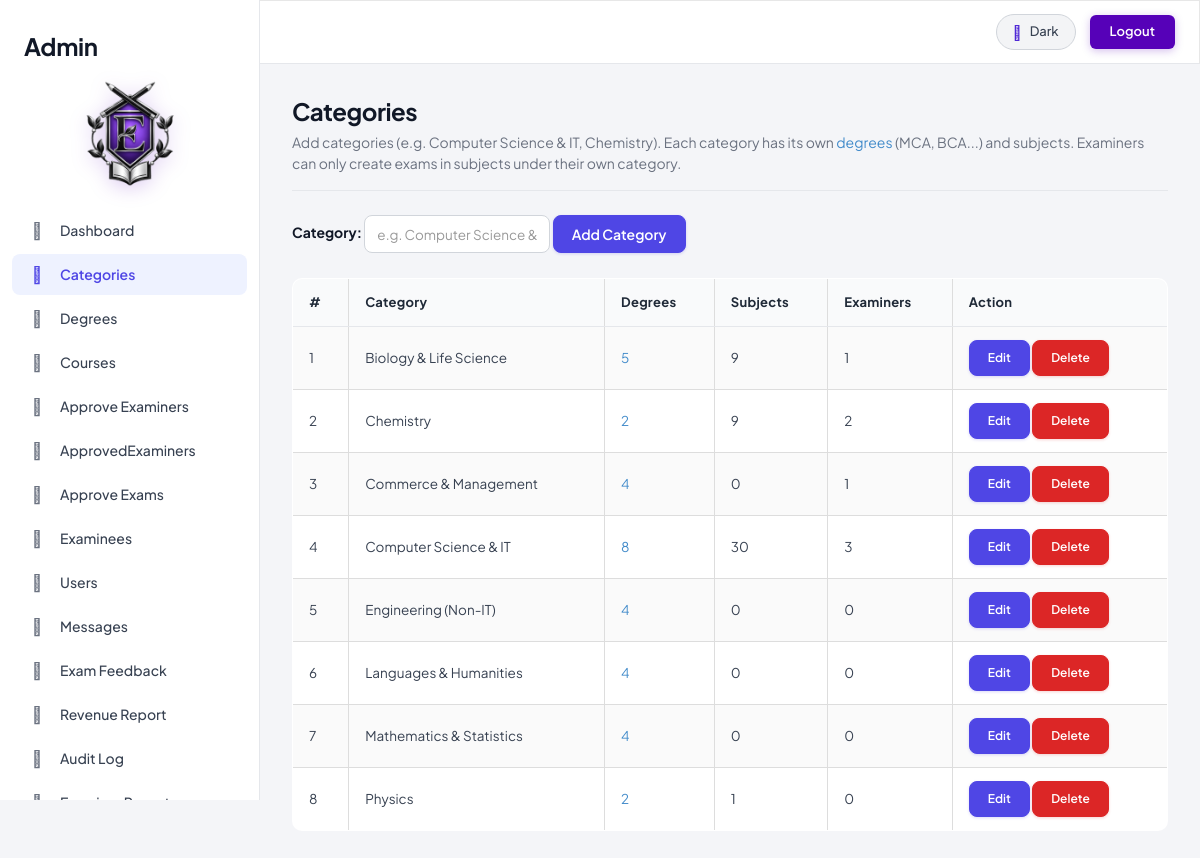
The app's page /admin/category.php (signed in) with its own data.
### tables this page shows
CREATE TABLE IF NOT EXISTS `categories` (
  `id` int NOT NULL AUTO_INCREMENT,
  `name` varchar(100) NOT NULL,
  PRIMARY KEY (`id`),
  UNIQUE KEY `name` (`name`)
);

### classes/DataAccess.class.php (called while the page is built, shortened)
<?php
class DataAccess
{
	private $_con,$_query,$_errors;
	public function __construct()
	{
		if(!$this->_con=mysqli_connect(DB_HOST,DB_USER,DB_PASSWORD,DB_NAME))
		{
			die("connection Error");
		}
	}
	public function query($query)
	{
		if(isset($query))
		{
			$trimmed = trim($query);
			$words = explode(' ', $trimmed);
			$first_word = strtolower($words[0]);
			$this->_query = $query;
			$res = mysqli_query($this->_con, $this->_query);
			if($first_word == 'select' || $first_word == 'show' || $first_word == 'describe')
			{
				if($res && is_object($res) && mysqli_num_rows($res))
				{
					$dataArr = array();
					while($row = mysqli_fetch_assoc($res))
					{
						$dataArr[] = $row;
					}
					return $dataArr;
				}
				else
				{
					return false;
				}
			}
			else
			{
				return (bool)$res;
			}
		}
		return false;
	}
}
?>

### admin/auth.php (called while the page is built, shortened)
<?php
if (!function_exists('h')) {
    function h($value)
    {
        return htmlspecialchars((string)$value, ENT_QUOTES, 'UTF-8');
    }
}

### admin/category.php (the view, shortened to what this page needs)
<?php
require('auth.php');
$dao = new DataAccess();
$categories = $dao->query(
    "SELECT c.id, c.name,
            (SELECT COUNT(*) FROM course_categories cc WHERE cc.category_id = c.id) AS subject_count,
            (SELECT COUNT(*) FROM degrees dg WHERE dg.category_id = c.id) AS degree_count,
            (SELECT COUNT(*) FROM examiners ex WHERE ex.category_id = c.id) AS examiner_count
     FROM categories c
     ORDER BY c.name"
);
include("header.php");
?>
<h2>Categories</h2>
<p class="text-muted">Add categories (e.g. Computer Science &amp; IT, Chemistry). Each category has its own <a href="degree.php">degrees</a> (MCA, BCA...) and subjects. Examiners can only create exams in subjects under their own category.</p>
<hr>
<form action="" method="POST" class="form-inline" style="margin-bottom:25px;">
    <div class="form-group">
        <label>Category:</label>
        <input type="text" name="category_name" class="form-control" maxlength="80" required placeholder="e.g. Computer Science &amp; IT">
    </div>
    <button type="submit" name="btn_add_category" class="btn btn-primary">Add Category</button>
</form>
<table class="table table-bordered table-striped">
    <thead>
        <tr><th>#</th><th>Category</th><th>Degrees</th><th>Subjects</th><th>Examiners</th><th>Action</th></tr>
    </thead>
    <tbody>
    <?php if (!empty($categories)) { $i = 1; foreach ($categories as $d) { ?>
        <tr>
            <td><?= $i++; ?></td>
            <td><?= h($d['name']); ?></td>
            <td><a href="degree.php?cat=<?= (int)$d['id']; ?>"><?= (int)$d['degree_count']; ?></a></td>
            <td><?= (int)$d['subject_count']; ?></td>
            <td><?= (int)$d['examiner_count']; ?></td>
            <td>
                <a href="editcategory.php?id=<?= (int)$d['id']; ?>" class="btn btn-primary btn-sm">Edit</a>
                <a href="deletecategory.php?id=<?= (int)$d['id']; ?>" class="btn btn-danger btn-sm"
                   onclick="return confirm('Delete this category?');">Delete</a>
            </td>
        </tr>
    <?php } } else { ?>
        <tr><td colspan="6" class="text-center">No categories added yet.</td></tr>
    <?php } ?>
    </tbody>
</table>
<?php include('footer.php'); ?>

### records on screen
categories: name "Biology & Life Science", degree_count "5", subject_count "9", examiner_count "1"
categories: name "Chemistry", degree_count "2", subject_count "9", examiner_count "2"
categories: name "Commerce & Management", degree_count "4", subject_count "0", examiner_count "1"
categories: name "Computer Science & IT", degree_count "8", subject_count "30", examiner_count "3"
categories: name "Engineering (Non-IT)", degree_count "4", subject_count "0", examiner_count "0"
categories: name "Languages & Humanities", degree_count "4", subject_count "0", examiner_count "0"
categories: name "Mathematics & Statistics", degree_count "4", subject_count "0", examiner_count "0"
categories: name "Physics", degree_count "2", subject_count "1", examiner_count "0"
